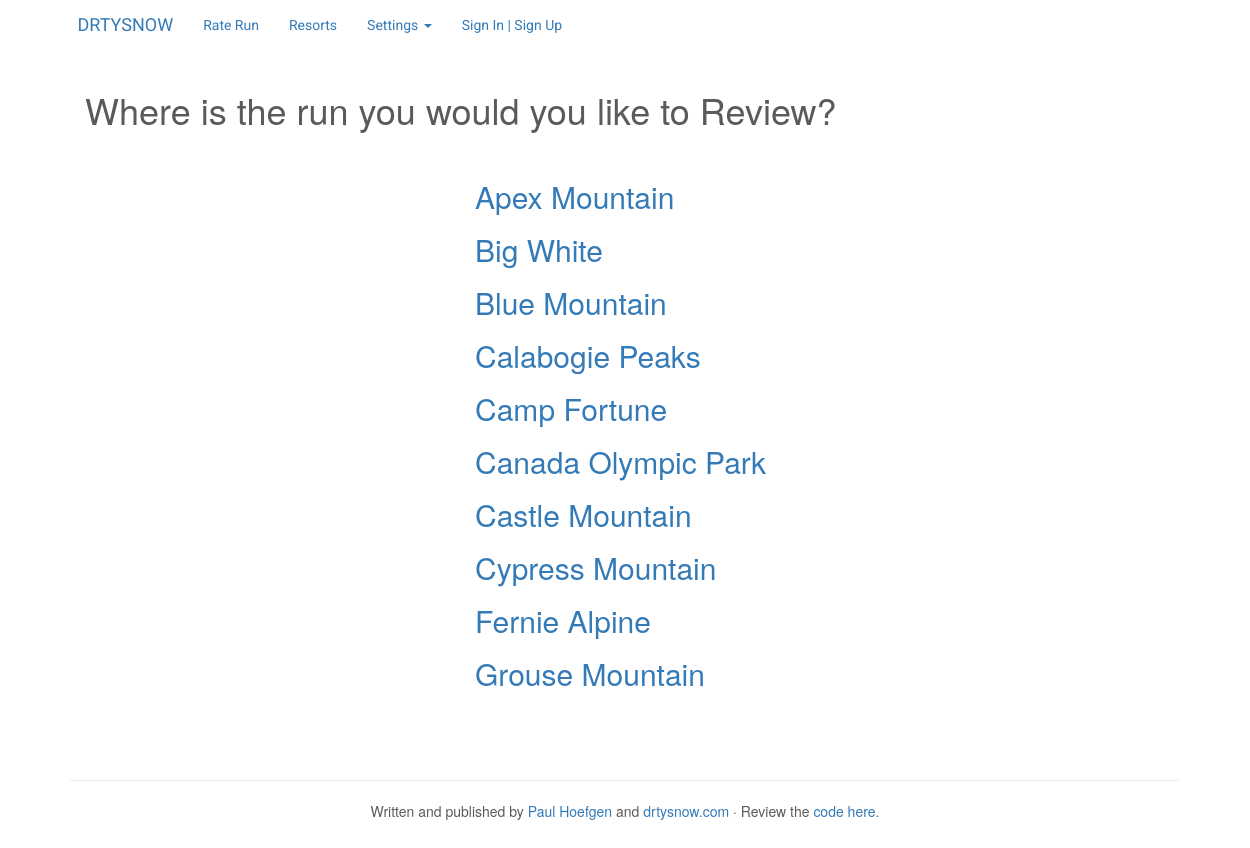
The app's page /find_run with its own data.
### drtysnow/db/dbsetup.py (models this page shows)
class Resorts(Base):
    __tablename__ = 'resorts'
    id = Column(
        Integer,
        primary_key = True
        )
    resort_name = Column(
        String(100),
        nullable = False,
        unique = True
        )
    resort_location = Column(
        String(25),
        nullable = False
        )
    resort_image = Column(
        String(100),
        nullable = True
        )
    resort_summary = Column(
        String(100),
        nullable = False
    )
    runs = relationship("Runs", backref="runs")

### drtysnow/views.py (the view)
@drtysnow.route('/find_run')
def find_run():
    resorts = connect().query(Resorts).all()
    names = []
    for resort in resorts:
        names.append(resort.resort_name)
    return render_template('profile/select_run.html', resorts=names)

### drtysnow/db/dbconn.py (called while the page is built)
def connect():
    engine = create_engine('sqlite:///drtysnow/data/drtysnow.db')
    Base.metadata.bind = engine
    DBSession = sessionmaker(bind=engine)
    s = DBSession()
    return s

### drtysnow/templates/profile/select_run.html (shortened to what this page needs)
{% extends "/all_pages/master_layout.html" %}
{% block header %}
  {% include "all_pages/header.html"%}
 <link rel="stylesheet"
                href="{{ url_for('static', filename='css/select_run.css') }}">
{% endblock %}
{% block navbar %}
  {% include "all_pages/navbar.html"%}
{% endblock %}
{% block content %}
<div class = "container">
  <h1> Where is the run you would you like to Review?</h1>
  <br>
  <div class="row">
    <div class="col-md-4">
    </div>
    <div class="col-md-8">
      {% for resort in resorts %}
              <a href="/resort/{{ resort }}">
                 <h2>{{ resort }}</h2>
              </a>
      {% endfor %}
    </div>
  </div>
</div>
{% endblock content %}
{%block footer %}
  {% include "all_pages/footer.html"%}
{% endblock%}

### drtysnow/templates/all_pages/master_layout.html (shortened to what this page needs)
<!doctype html>
<html>
  <head>
    {% block header %}  {% endblock %}
  </head>
  <body>
    <div class="site-wrapper">
      <div class="site-wrapper-inner">
            {% block navbar %}  {% endblock %}
            <div class="messages">
            {% block content %} {% endblock %}
            {% block footer %}  {% endblock %}
        </div>
      </div>
    </div>
  </body>
</html>

### drtysnow/templates/all_pages/header.html (shortened to what this page needs)
   <link href="{{ url_for('static', filename='css/bootstrap.min.css') }}"
                                                               rel="stylesheet">
   <link href="{{ url_for('static', filename='css/custom.css') }}"
                                                               rel="stylesheet">

### drtysnow/templates/all_pages/navbar.html (shortened to what this page needs)
    <body>
      <div class="navbar-wrapper">
        <div class="container">
          <nav class="navbar navbar-fixed-top">
            <div class="container">
              <div class="navbar-header">
                <a class="navbar-brand" href="/landing">DRTYSNOW</a>
              </div>
              <div id="navbar" class="navbar-collapse collapse">
                <ul class="nav navbar-nav">
                  <li><a href="/find_run">Rate Run</a></li>
                  <li><a href="/resorts">Resorts</a></li>
                  <li class="dropdown">
                    <a href="#" class="dropdown-toggle" data-toggle="dropdown"
                                            role="button" aria-haspopup="true"
                             aria-expanded="false">Settings <span class="caret">
                                                                   </span></a>
                    {% if 'username' not in session %}
                      <li><a href="/login">Sign In | Sign Up</a></li>
                    {% else %}
                      <li><a href="/edit_profile">Profile</a></li>
                    {% endif %}
                    </li>
                    </ul>
              </div>
            </div>
          </nav>
        </div>
      </div>

### drtysnow/templates/all_pages/footer.html
<div>
  <footer>
    <hr>
    <p> Written and published by
      <a href="https://ca.linkedin.com/in/paulhoefgen">Paul Hoefgen</a>
               and <a href="http://drtysnow.com">drtysnow.com</a> &middot;
               Review the <a href="https://github.com/phoefgen/drtysnow">
                                               code here.</a> </p>
  </footer>
</div>

### drtysnow/static/css/custom.css (style rules this page uses)
footer { text-align: center; width:100%; position:relative; left:0; bottom: 0; padding-top: 60px; height: 50px; }
body { padding-bottom: 40px; color: #5a5a5a; }
.navbar-wrapper { position: absolute; top: 0; right: 0; left: 0; z-index: 20; }
.navbar-fixed-top { background-color: rgba(255, 255, 255, 0.9);; }
.navbar-wrapper > .container { padding-right: 0; padding-left: 0; }
.navbar-wrapper .navbar { padding-right: 5%; padding-left: 5%; }
.navbar-wrapper .navbar .container { width: auto; }
.navbar-brand { font-family: 'Righteous', cursive; }
.navbar-nav { font-family: 'Roboto', sans-serif; }
.messages { padding: 5em; }

### records on screen
Resorts: resort_name "Apex Mountain"
Resorts: resort_name "Big White"
Resorts: resort_name "Blue Mountain"
Resorts: resort_name "Calabogie Peaks"
Resorts: resort_name "Camp Fortune"
Resorts: resort_name "Canada Olympic Park"
Resorts: resort_name "Castle Mountain"
Resorts: resort_name "Cypress Mountain"
Resorts: resort_name "Fernie Alpine"
Resorts: resort_name "Grouse Mountain"
